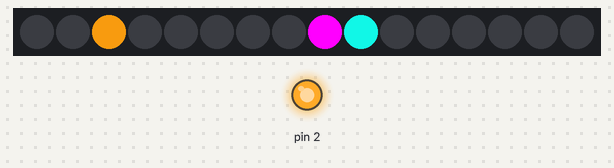
This sketch was run on a simulated Arduino Uno, built with avr-gcc and run on an emulated ATmega328P. Shown: 16 RGB LEDs in strip order, left to right, output pins drawn as LEDs (lit = HIGH). Wiring (inferred from the names in the program): DS1307 clock at I2C address 0x68. The local clock reads 2024-03-15 10:24:30 at power-on unless the sketch sets it; what the sketch prints to the serial monitor is not drawn.

Above: at 0.1 s.
At 2.1 s:
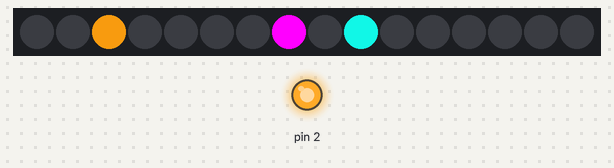
At 6.1 s:
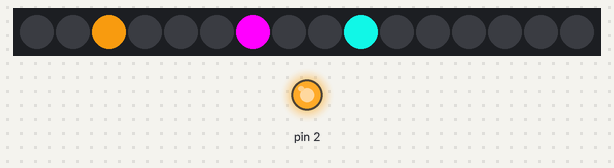

The sketch:

NeoPixel_Clock.ino
```cpp
//Arduino 1.0+ Only
//Arduino 1.0+ Only

#include "Wire.h"
#include <Adafruit_NeoPixel.h>
#define DS1307_ADDRESS 0x68

Adafruit_NeoPixel pixels = Adafruit_NeoPixel(16, 6, NEO_GRB + NEO_KHZ800);

  int second;
  int minute;
  int hour;

void setup(){
  Wire.begin();
  Serial.begin(9600);
  pinMode(2,OUTPUT);
  digitalWrite(2,HIGH);
  pixels.begin();
}

void loop(){
  for(int i = 0; i<16;i++){
     pixels.setPixelColor(i, pixels.Color(0, 0, 0));

  }
  printDate();
  Serial.println(16-map(second,0,59,1,16));
  pixels.setPixelColor(16-map(hour%12,0,11,1,16), pixels.Color(230, 144, 14));
  pixels.setPixelColor(16-map(minute,0,59,1,16), pixels.Color(16, 228, 213));
  pixels.setPixelColor(16-map(second,0,59,1,16), pixels.Color(255, 0, 255));
   // pixels.setPixelColor(16-map(3%12,0,11,1,16), pixels.Color(255, 0, 0));

  pixels.show();
}

byte bcdToDec(byte val)  {
// Convert binary coded decimal to normal decimal numbers
  return ( (val/16*10) + (val%16) );
}

void printDate(){

  // Reset the register pointer
  Wire.beginTransmission(DS1307_ADDRESS);

  byte zero = 0x00;
  Wire.write(zero);
  Wire.endTransmission();

  Wire.requestFrom(DS1307_ADDRESS, 7);

  second = bcdToDec(Wire.read());
  minute = bcdToDec(Wire.read());
  hour = bcdToDec(Wire.read() & 0b111111); //24 hour time
  int weekDay = bcdToDec(Wire.read()); //0-6 -> sunday - Saturday
  int monthDay = bcdToDec(Wire.read());
  int month = bcdToDec(Wire.read());
  int year = bcdToDec(Wire.read());

  //print the date EG   3/1/11 23:59:59
 /* Serial.print(month);
  Serial.print("/");
  Serial.print(monthDay);
  Serial.print("/");
  Serial.print(year);
  Serial.print(" ");
  Serial.print(hour);
  Serial.print(":");
  Serial.print(minute);
  Serial.print(":");
  Serial.println(second);*/

}
```

Measured:
- what the display in image 1 shows lasts 4.0 s, from 2.0 s to 6.0 s
